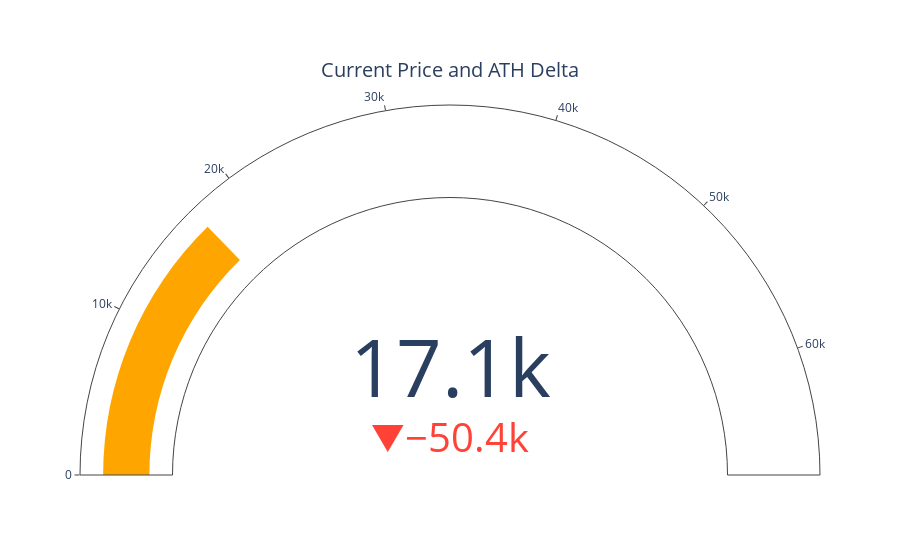

Notebook source saved alongside this figure:
### Code cell
import plotly.graph_objects as go

fig = go.Figure(go.Indicator(
    domain = {'x': [0, 1], 'y': [0, 1]},
    value = df.price.iloc[-1],
    mode = "gauge+number+delta",
    title = {'text': "Current Price and ATH Delta"},
    delta = {'reference': df.price[df['price']==df.price.max()].tolist()[0]},
    gauge = {'axis': {'range': [None, df.price[df['price']==df.price.max()].tolist()[0]]},
    'bar': {'color': "orange"}}))

fig.show()

### Figure 1 — Plotly figure (JSON) as saved in the notebook; plotly's stock layout.template omitted (floating-point values rounded to 4 significant figures)
{"data": [{"delta": {"reference": 67530.0}, "domain": {"x": [0, 1], "y": [0, 1]}, "gauge": {"axis": {"range": [null, 67530.0]}, "bar": {"color": "orange"}}, "mode": "gauge+number+delta", "title": {"text": "Current Price and ATH Delta"}, "type": "indicator", "value": 17130.0}], "layout": {}}
